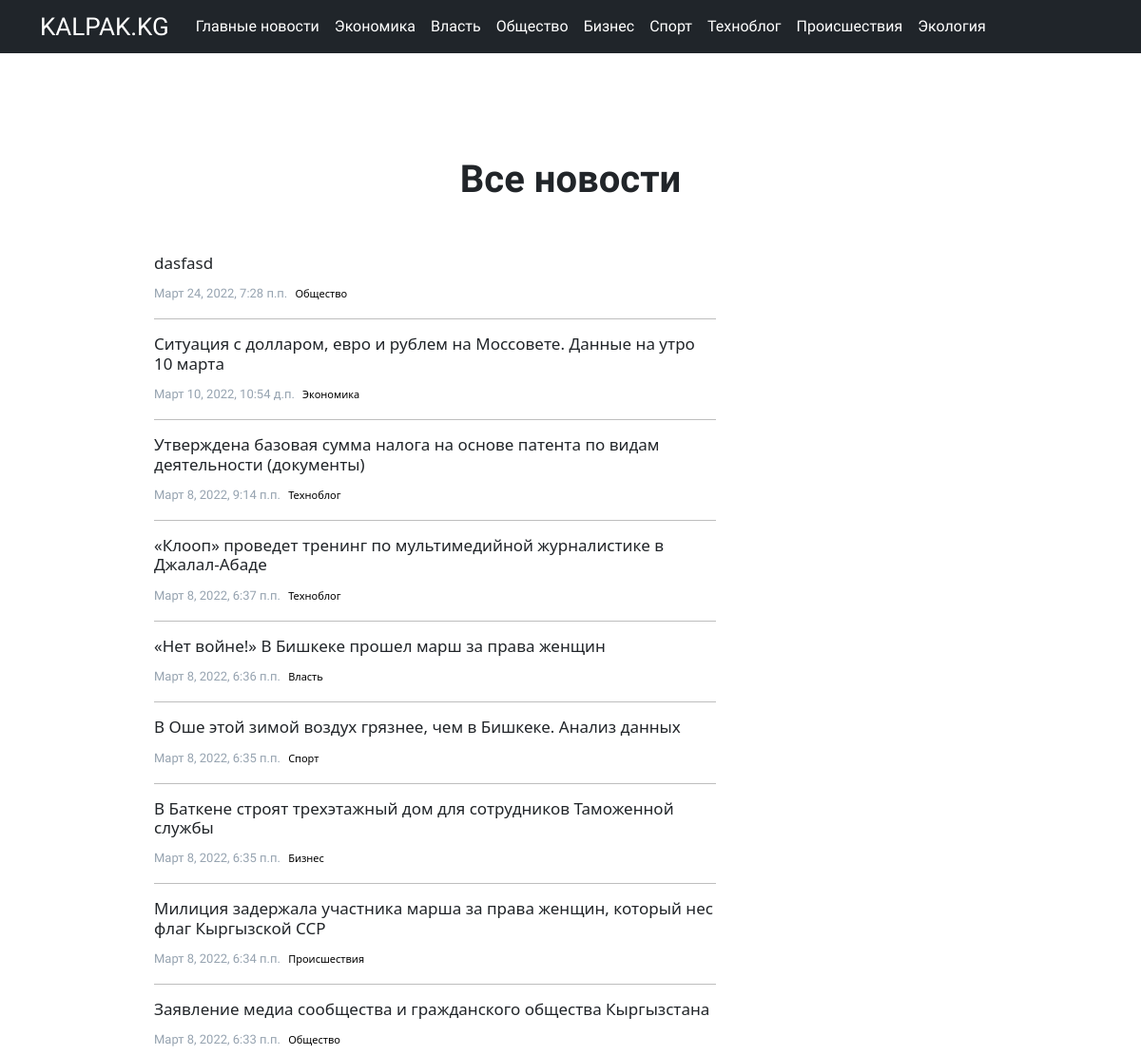
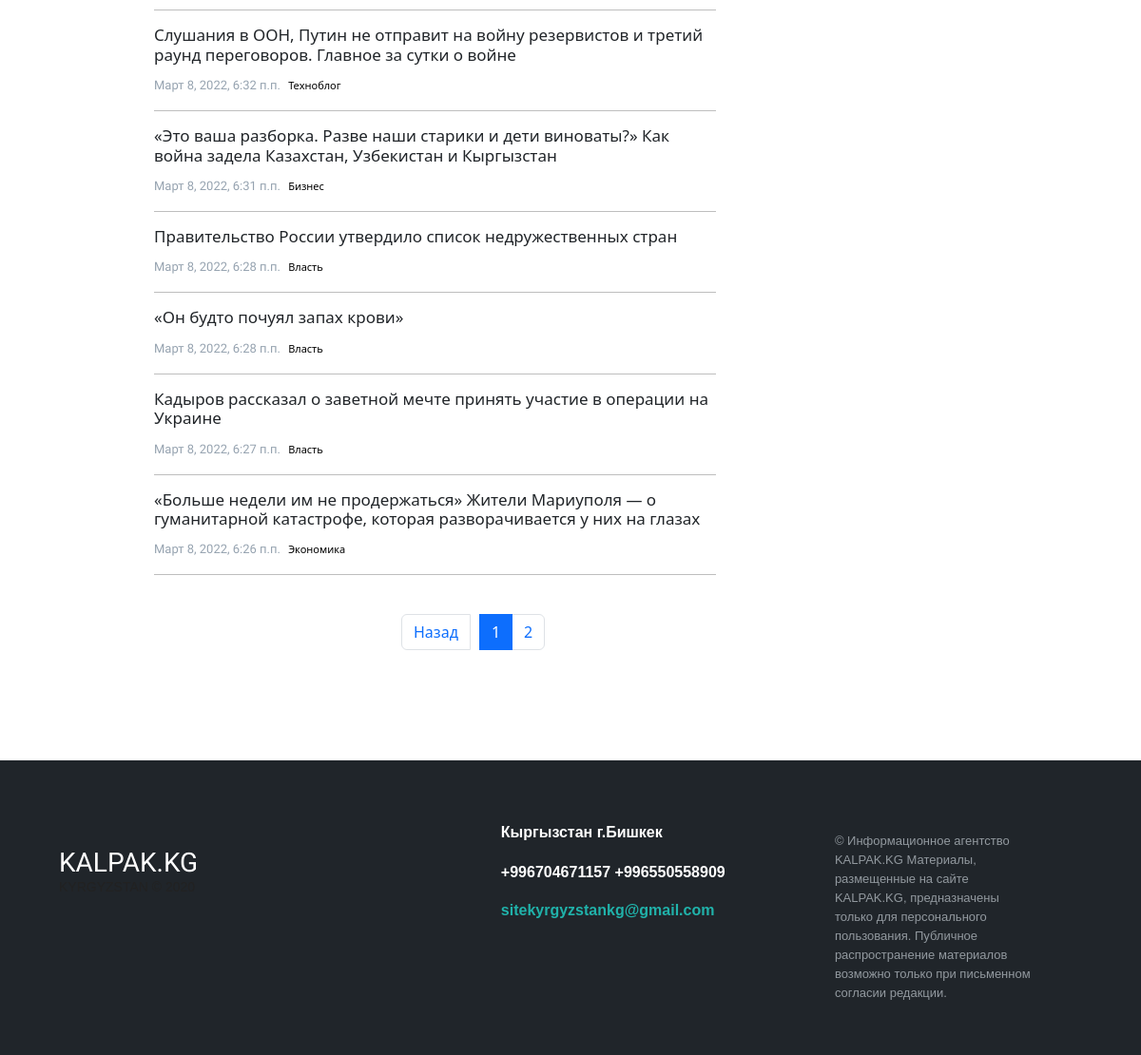
The app's page /all-news/, older data (2 pictures, top to bottom).
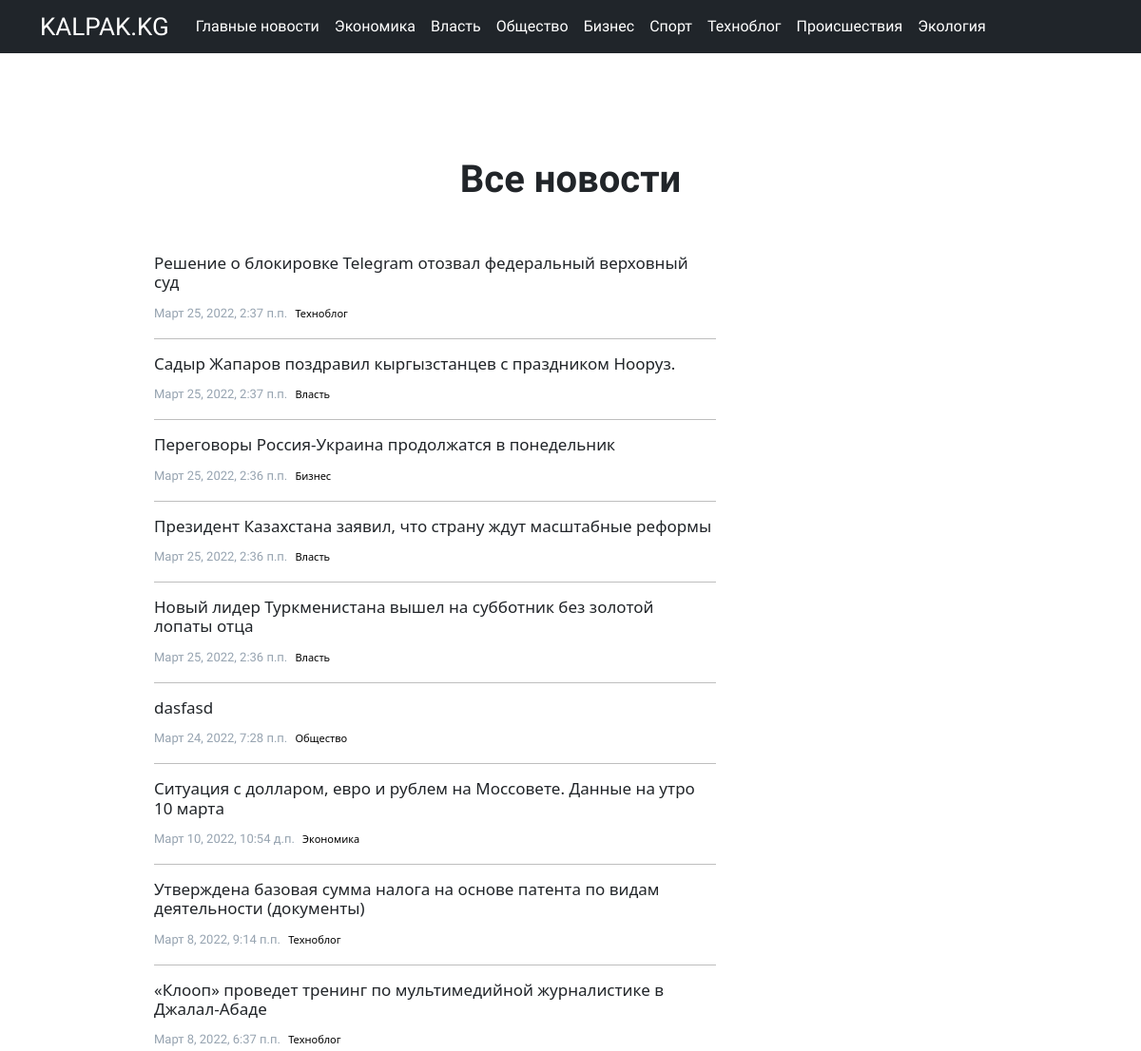
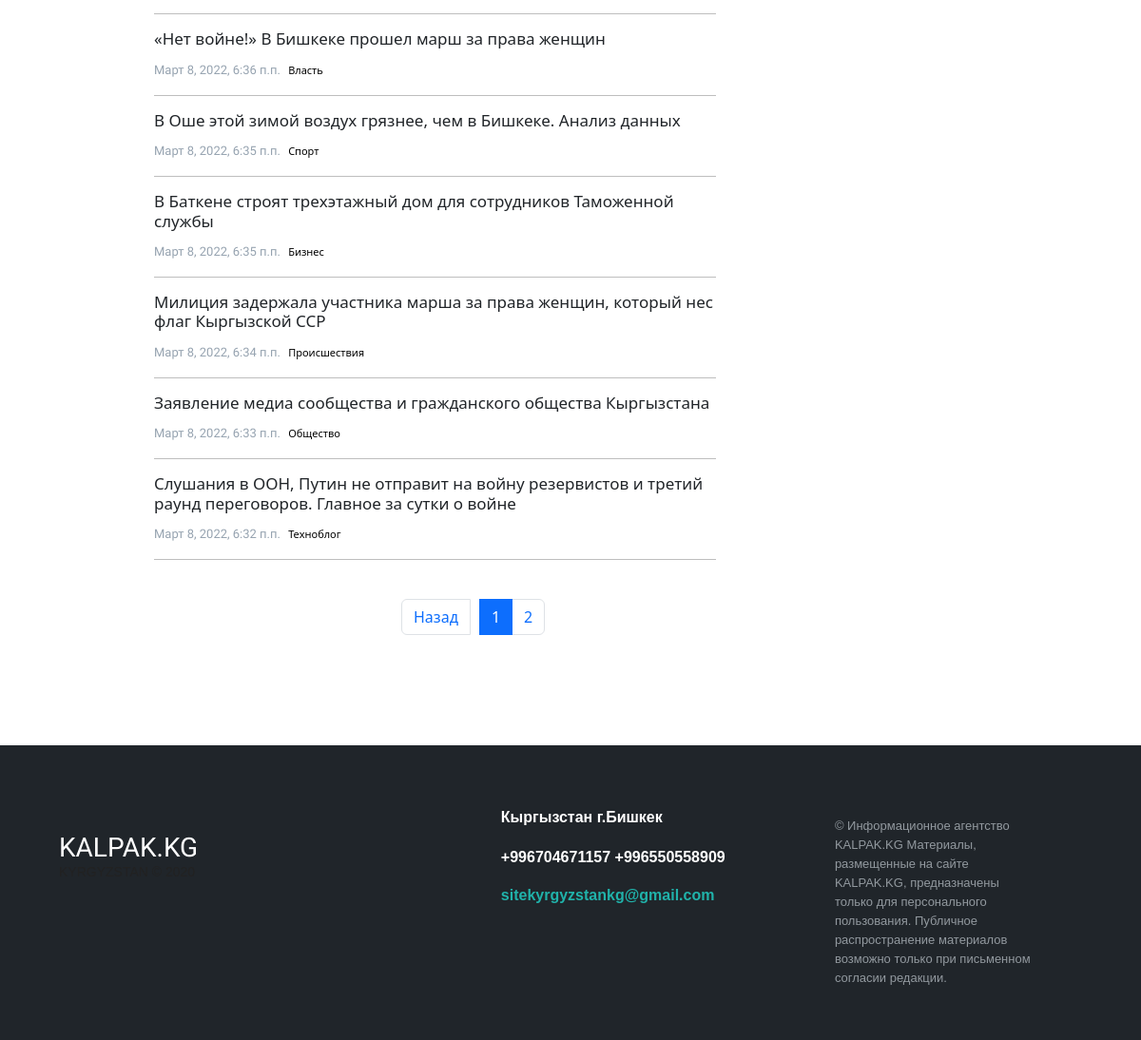
The same page, newer data (2 pictures, top to bottom).
### core/models.py (models this page shows, shortened)
class HeadingArticle(models.Model):
    title = models.CharField(max_length=255)
    class Meta:
        verbose_name = "Рубрика"
        verbose_name_plural = "Рубрики"
    def __str__(self):
        return self.title

class Article(models.Model):
    title = models.CharField(max_length=255, null=True, blank=True)
    text = models.TextField()
    slug = models.SlugField(max_length=255, unique=True, db_index=True, verbose_name="URL", null=True, blank=True)
    author = models.ForeignKey(
        to="Author",
        on_delete=models.SET_NULL,
        null=True, blank=True,
        related_name="article",
        verbose_name=_("Автор")
    )
    heading = models.ForeignKey(
        to="HeadingArticle",
        on_delete=models.PROTECT,
        null=True,
        related_name="article",
        verbose_name=_("Рубрика")
    )
    readers = models.ManyToManyField(
        to=User,
        related_name="readed_articles",
        blank=True,
        verbose_name=_("Читатели")
    )
    views = models.IntegerField(default=0, verbose_name=_("Просмотры"))
    created_at = models.DateTimeField(
        auto_now_add=True,
        null=True,
    )
    main_article = models.BooleanField(default=False, verbose_name=_("Первая новость"))
    margin_article_text = models.BooleanField(default=False, verbose_name=_("Ровнительные новости"))
    text_article = models.BooleanField(default=False, verbose_name=_("Текстовые новости"))
    center_article = models.BooleanField(default=False)
    carousel_block = models.BooleanField(default=False, verbose_name=_("Новости дня"))
    right_panel_article = models.BooleanField(default=False, verbose_name=_("Главные новости"))
    pagination_article = models.BooleanField(default=False, verbose_name=_("Архивные"))
    updated_at = models.DateTimeField(auto_now=True)
    is_active = models.BooleanField(default=True)
    picture = models.ImageField(
        upload_to="articles_image",
        null=True, blank=True,
        verbose_name="Главная картинка статьи"
    )

### core/views.py (the view)
# urls.py: path('all-news/', views.article_page_2, name="article_page_2"),
def article_page_2(request):
    articles = Article.objects.all()
    articles = Article.objects.order_by('-created_at')
    heading = HeadingArticle.objects.all()
    paginator = Paginator(articles, per_page=15)
    page_number = request.GET.get('page', 1)
    page_obj = paginator.get_page(page_number)
    context = {
        "articles": page_obj.object_list,
        "paginator": paginator,
        "heading": heading,
        "page_number": int(page_number)
    }
    return render(request, "articles2.html", context=context)

### core/templates/articles2.html (shortened to what this page needs)
{% extends 'base.html' %}
{% block content %}
    <div class="container mt-custom">
        <div class="ads_block">
        </div>
      </div>
      <div class="container">
        <div class="row">
          <h1 class="all-news">Все новости</h1>
          <div class="col-md-1"></div>
          <div class="col-md-7 mt-3">
            <div class="black_block_news2">
              {% for article in articles %}
                <h1 class="page_2_title"><a href="{% url 'article' article.slug %}" class="text-decoration-none text-dark">{{ article.title }}</a></h1>
                <div class="date_time5 d-inline me-1">{{ article.created_at }}</div>
                <h6 class="page_2_title2 d-inline">{{ article.heading }}</h6>
                <hr>
              {% endfor %}
            </div>
          </div>
          <div class="col-md-4">
          </div>
        </div>
    </div>
      <div class="container">
        <div class="row">
          <div class="col-md-4 col-sm-4"></div>
          <div class="col-md-4 col-sm-4">
              <ul class="pagination">
                  <li class="page-item mr-3">
                    <a href="{% url 'main' %}" class="page-link">Назад</a>
                  </li>
                  {% for i in paginator.page_range %}
                  <li class="page-item {% if i == page_number %}active{% endif %}">
                    <a href="?page={{ i }}" class="page-link">{{ i }}</a>
                  </li>
                {% endfor %}
              </ul>
          </div>
          <div class="col-md-4 col-sm-4"></div>
        </div>
      </div>
{% endblock %}

### core/templates/base.html (shortened to what this page needs)
{% load static %}
<!DOCTYPE html>
<html lang="en">
<head>
    <link rel="stylesheet" type="text/css" href="{% static 'style.css' %}?{% now "U" %}">
    <link href="https://cdn.jsdelivr.net/npm/bootstrap@5.1.3/dist/css/bootstrap.min.css" rel="stylesheet">
<link href="/docs/5.1/dist/css/bootstrap.min.css" rel="stylesheet">
<body>
  <nav class="navbar fixed-top navbar-expand-lg navbar-dark bg-custom">
      <div class="container">
        <a class="logo" href="{% url 'main' %}">KALPAK.KG</a>
        <div class="collapse navbar-collapse" id="navbarNav">
          <ul class="navbar-nav linkss">
            <li class="nav-item">
              <a class="nav-link text-white" aria-current="page" href="{% url 'right_panel_articles' %}">Главные новости</a>
            </li>
          {% for headings in heading %}
            <li class="nav-item">
              <a class="nav-link text-white" href="{% url 'heading' headings.id %}">{{ headings.title }}</a>
            </li>
          {% endfor %}
          </ul>
        </div>
      </div>
  </nav>
  {% block content %}
  {% endblock %}
<footer class="footer-distributed mt-8">
  <div class="container">
  <div class="footer-left">
  <br>
  <br>
  <h3>KALPAK.KG</h3>
  <p class="footer-company-name">KYRGYZSTAN © 2020</p>
  </div>
  <div class="footer-center">
  <div>
      <p>Кыргызстан г.Бишкек</p>
  </div>
  <div>
      <p>+996704671157</p>
      <p>+996550558909</p>
  </div>
  <div>
      <p><a href="mailto:support@company.com">sitekyrgyzstankg@gmail.com</a></p>
  </div>
  </div>
  <div class="footer-right">
  <p class="footer-company-about">
      © Информационное агентство KALPAK.KG
Материалы, размещенные на сайте KALPAK.KG, предназначены только для персонального пользования. Публичное распространение материалов возможно только при письменном согласии редакции.
  </p>
  </div>
  </div>
</footer>
</head>
</body>
</html>

Row changes from the older to the newer data that the page shows:
no longer on this page (row unchanged): Article: title "«Это ваша разборка. Разве наши старики и дети виноваты?» Как война задела Казахстан, Узбекистан и Кыргызстан", created_at "Март 8, 2022, 6:31 п.п.", heading "Бизнес"
no longer on this page (row unchanged): Article: title "Правительство России утвердило список недружественных стран", created_at "Март 8, 2022, 6:28 п.п.", heading "Власть"
no longer on this page (row unchanged): Article: title "«Он будто почуял запах крови»", created_at "Март 8, 2022, 6:28 п.п.", heading "Власть"
no longer on this page (row unchanged): Article: title "Кадыров рассказал о заветной мечте принять участие в операции на Украине", created_at "Март 8, 2022, 6:27 п.п.", heading "Власть"
no longer on this page (row unchanged): Article: title "«Больше недели им не продержаться» Жители Мариуполя — о гуманитарной катастрофе, которая разворачивается у них на глазах", created_at "Март 8, 2022, 6:26 п.п.", heading "Экономика"
added Article: title "Решение о блокировке Telegram отозвал федеральный верховный суд", created_at "Март 25, 2022, 2:37 п.п.", heading "Техноблог"
added Article: title "Садыр Жапаров поздравил кыргызстанцев с праздником Нооруз.", created_at "Март 25, 2022, 2:37 п.п.", heading "Власть"
added Article: title "Переговоры Россия-Украина продолжатся в понедельник", created_at "Март 25, 2022, 2:36 п.п.", heading "Бизнес"
added Article: title "Президент Казахстана заявил, что страну ждут масштабные реформы", created_at "Март 25, 2022, 2:36 п.п.", heading "Власть"
added Article: title "Новый лидер Туркменистана вышел на субботник без золотой лопаты отца", created_at "Март 25, 2022, 2:36 п.п.", heading "Власть"
